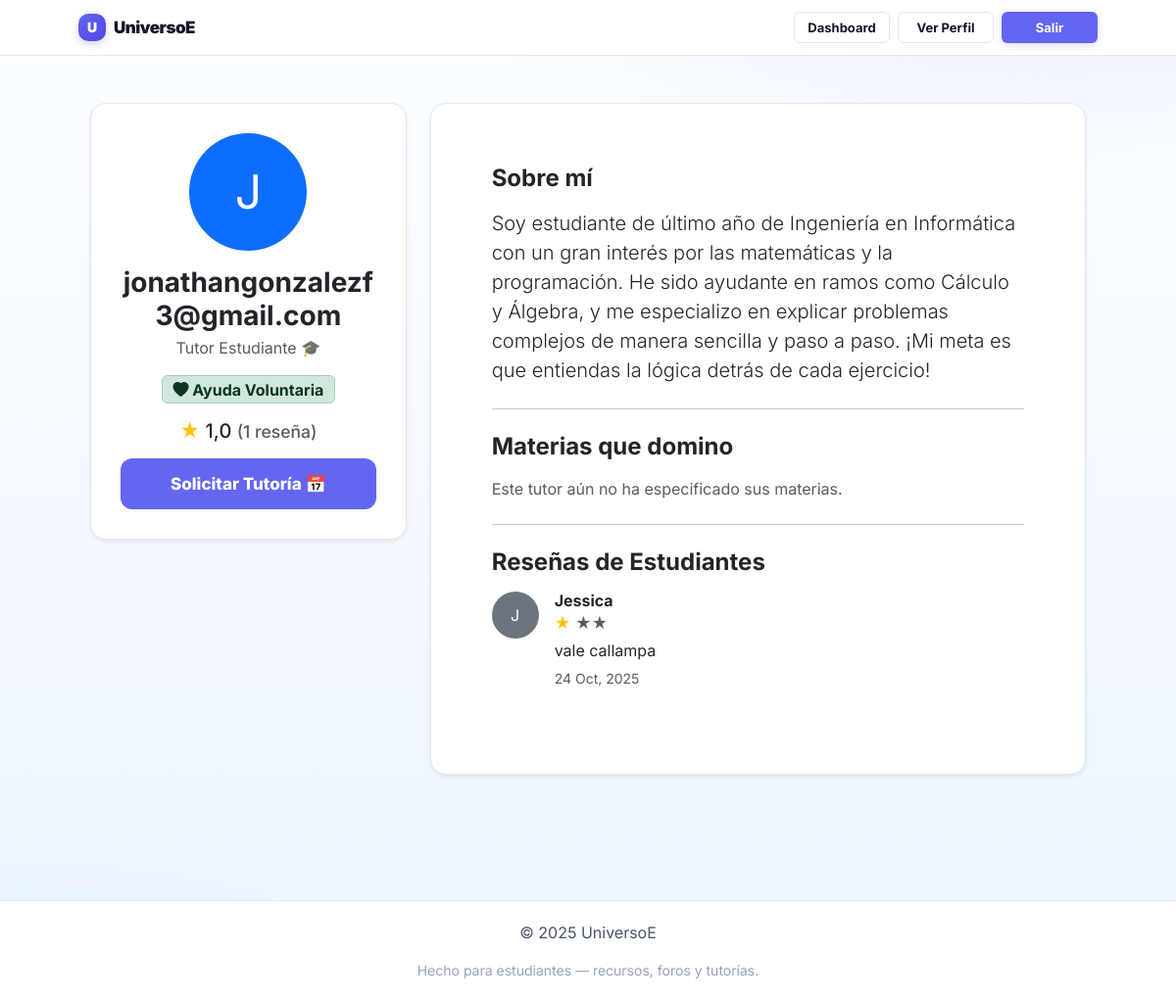
/tutors/jonathangonzalezf3@gmail.com/ (signed in), run on the app's committed database.
### core/models.py (models this page shows, shortened)
class TutorProfile(models.Model):
    TIPO_VOLUNTARIO = 'voluntario'
    TIPO_DONACION = 'donacion'
    TIPO_PRIVADO = 'privado'
    TIPO_TUTOR_CHOICES = [
        (TIPO_VOLUNTARIO, 'Ayuda Voluntaria (Gratis)'),
        (TIPO_DONACION, 'A base de Donaciones (Invítame un café ☕)'),
        (TIPO_PRIVADO, 'Tarifa Privada (Arreglo por interno)'),
    ]
    user = models.OneToOneField(User, on_delete=models.CASCADE, related_name='tutor_profile')
    bio = models.TextField(blank=True, help_text="Una breve descripción sobre ti, tu experiencia y cómo puedes ayudar.")
    materias = models.CharField(
        max_length=255,
        blank=True,
        help_text="Escribe tus habilidades o materias separadas por comas."
    )
    coffee_link = models.URLField(
        max_length=255,
        blank=True,
        null=True,
        help_text="Enlace a MercadoPago, Ko-fi, etc. para 'Invítale un café'"
    )
    tipo_tutor = models.CharField(
        max_length=20,
        choices=TIPO_TUTOR_CHOICES,
        default=TIPO_VOLUNTARIO,
        help_text="Define cómo ofreces tus tutorías."
    )
    verificado = models.BooleanField(default=False)
    activo = models.BooleanField(default=True)
    creado_en = models.DateTimeField(auto_now_add=True)
    actualizado_en = models.DateTimeField(auto_now=True)
    class Meta:
        ordering = ['user__username']

class Review(models.Model):
    tutor = models.ForeignKey(TutorProfile, on_delete=models.CASCADE, related_name="reviews")
    student = models.ForeignKey(User, on_delete=models.CASCADE, related_name="given_reviews")
    rating = models.IntegerField(choices=[(1, '1'), (2, '2'), (3, '3'), (4, '4'), (5, '5')])
    comment = models.TextField(blank=True)
    created_at = models.DateTimeField(auto_now_add=True)
    class Meta:
        ordering = ['-created_at']
        unique_together = ('tutor', 'student')

### core/views.py (the view, shortened to what this page needs)
# urls.py: path("tutors/<str:username>/", views.tutor_detail, name="tutor_detail"),
@login_required
def tutor_detail(request, username):
    tutor_profile = get_object_or_404(TutorProfile, user__username=username, activo=True)
    reviews = tutor_profile.reviews.all()
    review_count = reviews.count()
    average_rating = 0
    if review_count > 0:
        average_rating = reviews.aggregate(Avg('rating'))['rating__avg']
    materias_list = []
    if tutor_profile.materias:
        materias_list = [m.strip() for m in tutor_profile.materias.split(',') if m.strip()]
    context = {
        'tutor_profile': tutor_profile,
        'reviews': reviews,
        'review_count': review_count,
        'average_rating': average_rating,
        'materias_list': materias_list
    }
    return render(request, 'tutors/detail.html', context)

### templates/tutors/detail.html (shortened to what this page needs)
{% extends 'base.html' %}
{% load static %}
{% block content %}
<div class="container my-5">
  <div class="row g-4 justify-content-center">
    <div class="col-lg-4">
      <div class="card shadow-sm sticky-top" style="top: 2rem;">
        <div class="card-body text-center">
          <div class="rounded-circle bg-primary text-white d-flex align-items-center justify-content-center mx-auto" style="width:120px; height:120px; font-size:48px;">
            {{ tutor_profile.user.first_name|first|upper|default:tutor_profile.user.username|first|upper }}
          </div>
          <h3 class="fw-bold mt-3 mb-1">{{ tutor_profile.user.first_name|default:tutor_profile.user.username }}</h3>
          <div class="text-muted mb-3">Tutor Estudiante 🎓</div>
          <div class="mb-3">
              {% if tutor_profile.tipo_tutor == 'voluntario' %}
                  <span class="badge fs-6 bg-success-subtle text-success-emphasis border border-success-subtle">
                      <i class="bi bi-heart-fill"></i> Ayuda Voluntaria
                  </span>
              {% elif tutor_profile.tipo_tutor == 'donacion' %}
                  <span class="badge fs-6 bg-warning-subtle text-warning-emphasis border border-warning-subtle">
                      <i class="bi bi-cup-hot-fill"></i> Acepta Donaciones
                  </span>
              {% elif tutor_profile.tipo_tutor == 'privado' %}
                  <span class="badge fs-6 bg-info-subtle text-info-emphasis border border-info-subtle">
                      <i class="bi bi-cash"></i> Tarifa Privada
                  </span>
              {% endif %}
          </div>
          {% if review_count > 0 %}
          <div class="h5 mb-3">
            <span class="text-warning">★</span>
            {{ average_rating|floatformat:1 }}
            <span class="text-muted small">({{ review_count }} reseña{{ review_count|pluralize:"s" }})</span>
          </div>
          {% else %}
          <div class="text-muted mb-3">(Aún sin reseñas)</div>
          {% endif %}
          <div class="d-grid gap-2">
            <a href="{% url 'request_tutoring' tutor_profile.user.username %}" class="btn btn-primary btn-lg">
              Solicitar Tutoría 📅
            </a>
            </div>
        </div>
      </div>
    </div>
    <div class="col-lg-8">
      <div class="card shadow-sm">
        <div class="card-body p-4 p-md-5">
          <h4 class="fw-bold mb-3">Sobre mí</h4>
          <p class="lead">{{ tutor_profile.bio|linebreaksbr|default:"Este tutor aún no ha añadido una biografía." }}</p>
          <hr class="my-4">
          <h4 class="fw-bold mb-3">Materias que domino</h4>
          <div>
            {% for materia in materias_list %}
              {% if materia %}
                <span class="badge rounded-pill bg-light text-dark border p-2 me-1 mb-2 fs-6">
                  {{ materia }}
                </span>
              {% endif %}
            {% empty %}
              <p class="text-muted mt-2">Este tutor aún no ha especificado sus materias.</p>
            {% endfor %}
          </div>
          <hr class="my-4">
          <h4 class="fw-bold mb-3">Reseñas de Estudiantes</h4>
          <div>
            {% for review in reviews %}
              <div class="d-flex gap-3 mb-4">
                <div class="rounded-circle bg-secondary text-white d-flex align-items-center justify-content-center" style="width:48px; height:48px; flex-shrink: 0;">
                  {{ review.student.first_name|first|upper|default:review.student.username|first|upper }}
                </div>
                <div>
                  <h6 class="fw-bold mb-0">{{ review.student.first_name|default:review.student.username }}</h6>
                  <div class="mb-1">
                    <span class="text-warning">{% for i in "x"|ljust:review.rating %}★{% endfor %}</span>
                    <span class="text-muted">{% for i in "x"|ljust:review.rating|add:"-5"|slice:"1:" %}★{% endfor %}</span>
                  </div>
                  {% if review.comment %}
                    <p class="mb-1">{{ review.comment|linebreaksbr }}</p>
                  {% endif %}
                  <small class="text-muted">{{ review.created_at|date:"d M, Y" }}</small>
                </div>
              </div>
            {% empty %}
              <p class="text-muted">Sé el primero en dejar una reseña para este tutor.</p>
            {% endfor %}
          </div>
          </div>
      </div>
    </div>
    </div>
</div>
{% endblock %}

### static/styles.css (style rules this page uses)
:root { --bg-0: #fbfdff; --bg-1: #eef5ff; --surface: #ffffff; --ink: #0f172a; --muted: #64748b; --brand: #111827; --accent: #6366f1; --accent-700: #4f46e5; --accent-50: #eef2ff; --success: #10b981; --danger: #ef4444; --border: #e2e8f0; --radius-lg: 16px; --radius-md: 10px; --radius-sm: 6px; --shadow-sm: 0 2px 4px rgba(15,23,42,.04); --shadow-md: 0 8px 24px rgba(15,23,42,.08); --shadow-lg: 0 20px 50px rgba(15,23,42,.15); --content-max: 1080px; --gutter: 20px; }
*, *::before, *::after { box-sizing: border-box; }
html,body { height: 100%; }
body { margin: 0; color: var(--ink); background: radial-gradient(1000px 400px at 90% -10%, rgba(99,102,241,.12), transparent 70%), radial-gradient(800px 400px at 0% 110%, rgba(14,165,233,.10), transparent 70%), linear-gradient(180deg, var(--bg-0), var(--bg-1)); font-family: Inter, system-ui, -apple-system, Segoe UI, Roboto, Arial, sans-serif; line-height: 1.5; -webkit-font-smoothing: antialiased; -moz-osx-font-smoothing: grayscale; }
a { color: var(--accent); text-decoration: none; }
h1,h2,h3 { margin: 0 0 8px; line-height: 1.2; }
p { margin: 0 0 16px; }
.btn { --btn-h: 44px; display: inline-flex; align-items: center; justify-content: center; height: var(--btn-h); padding: 0 16px; border-radius: 12px; border: 1px solid transparent; font-weight: 700; letter-spacing: 0; text-decoration: none; transition: all 0.2s ease; box-shadow: var(--shadow-sm); cursor: pointer; }
.btn-lg { --btn-h: 52px; padding-inline: 24px; font-size: 17px; font-weight: 800; }
.btn-primary { background: var(--accent); color: #fff; }
:root { --nav-item-h: 32px; --nav-pad-x: 12px; --nav-radius: 6px; }
.card { background: #fff; border: 1px solid var(--border); border-radius: 16px; box-shadow: var(--shadow-sm); padding: 14px; }

### data on the page
TutorProfile: user.first_name|first "J", user.first_name "jonathangonzalezf3@gmail.com", bio "Soy estudiante de último año de Ingeniería en Informática con un gran interés por las matemáticas y la programación. He sido ayudante en ramos como Cálculo y Álgebra, y me especializo en explicar problemas complejos de manera sencilla y paso a paso. ¡Mi meta es que entiendas la lógica detrás de cada ejercicio!"
Review: student.first_name|first "J", student.first_name "Jessica", rating 1 (drawn), comment "vale callampa", created_at "24 Oct, 2025"

### other printed values
{{ average_rating|floatformat:1 }} "1,0"
{{ review_count }} "1"
